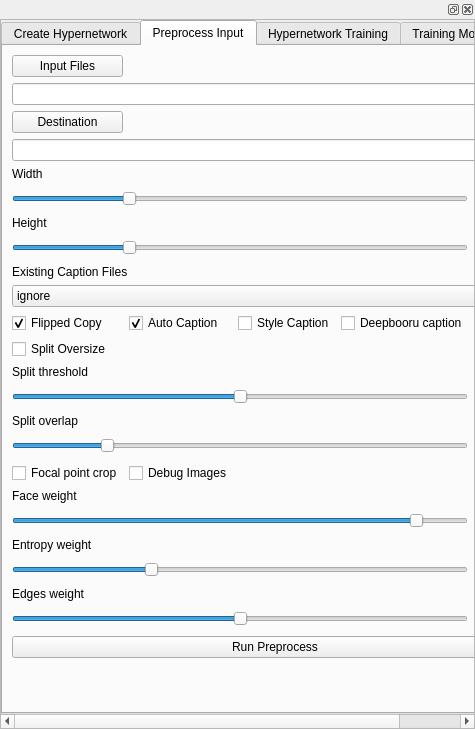
<?xml version="1.0" encoding="UTF-8"?>
<ui version="4.0">
 <class>Form</class>
 <widget class="QWidget" name="Form">
  <property name="geometry">
   <rect>
    <x>0</x>
    <y>0</y>
    <width>475</width>
    <height>729</height>
   </rect>
  </property>
  <property name="windowTitle">
   <string>Form</string>
  </property>
  <layout class="QVBoxLayout" name="verticalLayout">
   <property name="leftMargin">
    <number>0</number>
   </property>
   <property name="topMargin">
    <number>0</number>
   </property>
   <property name="rightMargin">
    <number>0</number>
   </property>
   <property name="bottomMargin">
    <number>0</number>
   </property>
   <item>
    <widget class="QDockWidget" name="dockWidget">
     <widget class="QWidget" name="dockWidgetContents">
      <layout class="QVBoxLayout" name="verticalLayout_2">
       <property name="leftMargin">
        <number>0</number>
       </property>
       <property name="topMargin">
        <number>0</number>
       </property>
       <property name="rightMargin">
        <number>0</number>
       </property>
       <property name="bottomMargin">
        <number>0</number>
       </property>
       <item>
        <widget class="QScrollArea" name="scrollArea">
         <property name="widgetResizable">
          <bool>true</bool>
         </property>
         <widget class="QWidget" name="scrollAreaWidgetContents">
          <property name="geometry">
           <rect>
            <x>0</x>
            <y>0</y>
            <width>538</width>
            <height>686</height>
           </rect>
          </property>
          <layout class="QVBoxLayout" name="verticalLayout_3">
           <property name="leftMargin">
            <number>0</number>
           </property>
           <property name="topMargin">
            <number>0</number>
           </property>
           <property name="rightMargin">
            <number>0</number>
           </property>
           <property name="bottomMargin">
            <number>0</number>
           </property>
           <item>
            <widget class="QTabWidget" name="tabWidget">
             <property name="currentIndex">
              <number>1</number>
             </property>
             <widget class="QWidget" name="tab">
              <attribute name="title">
               <string>Create Hypernetwork</string>
              </attribute>
              <layout class="QGridLayout" name="gridLayout_3">
               <item row="8" column="0">
                <widget class="QLabel" name="label_20">
                 <property name="text">
                  <string>Activation Function</string>
                 </property>
                </widget>
               </item>
               <item row="3" column="0">
                <widget class="QCheckBox" name="size_768">
                 <property name="text">
                  <string>768</string>
                 </property>
                 <property name="checked">
                  <bool>true</bool>
                 </property>
                </widget>
               </item>
               <item row="6" column="0" colspan="2">
                <widget class="QLineEdit" name="layer_structure">
                 <property name="text">
                  <string>1, 2, 1</string>
                 </property>
                </widget>
               </item>
               <item row="9" column="0" colspan="2">
                <widget class="QComboBox" name="activation_func"/>
               </item>
               <item row="5" column="0">
                <widget class="QLabel" name="label_19">
                 <property name="text">
                  <string>Layer Structure</string>
                 </property>
                </widget>
               </item>
               <item row="12" column="0">
                <widget class="QLabel" name="label_22">
                 <property name="text">
                  <string>Weight Init</string>
                 </property>
                </widget>
               </item>
               <item row="16" column="0">
                <spacer name="verticalSpacer_2">
                 <property name="orientation">
                  <enum>Qt::Vertical</enum>
                 </property>
                 <property name="sizeHint" stdset="0">
                  <size>
                   <width>20</width>
                   <height>40</height>
                  </size>
                 </property>
                </spacer>
               </item>
               <item row="4" column="0">
                <widget class="QCheckBox" name="size_320">
                 <property name="text">
                  <string>320</string>
                 </property>
                 <property name="checked">
                  <bool>true</bool>
                 </property>
                </widget>
               </item>
               <item row="0" column="1">
                <widget class="QCheckBox" name="overwrite_old">
                 <property name="text">
                  <string>Overwrite Existing</string>
                 </property>
                </widget>
               </item>
               <item row="4" column="1">
                <widget class="QCheckBox" name="size_640">
                 <property name="text">
                  <string>640</string>
                 </property>
                 <property name="checked">
                  <bool>true</bool>
                 </property>
                </widget>
               </item>
               <item row="13" column="0" colspan="2">
                <widget class="QComboBox" name="weight_init">
                 <item>
                  <property name="text">
                   <string>Normal</string>
                  </property>
                 </item>
                 <item>
                  <property name="text">
                   <string>KaimingUniform</string>
                  </property>
                 </item>
                 <item>
                  <property name="text">
                   <string>KaimingNormal</string>
                  </property>
                 </item>
                 <item>
                  <property name="text">
                   <string>XavierUniform</string>
                  </property>
                 </item>
                 <item>
                  <property name="text">
                   <string>XavierNormal</string>
                  </property>
                 </item>
                </widget>
               </item>
               <item row="2" column="0">
                <widget class="QLabel" name="label_21">
                 <property name="text">
                  <string>Enable Sizes</string>
                 </property>
                </widget>
               </item>
               <item row="1" column="0" colspan="2">
                <widget class="QLineEdit" name="name"/>
               </item>
               <item row="14" column="1">
                <widget class="QCheckBox" name="use_dropout">
                 <property name="text">
                  <string>Use dropout</string>
                 </property>
                </widget>
               </item>
               <item row="14" column="0">
                <widget class="QCheckBox" name="add_layer_norm">
                 <property name="text">
                  <string>Add layer normalization</string>
                 </property>
                </widget>
               </item>
               <item row="0" column="0">
                <widget class="QLabel" name="label_18">
                 <property name="text">
                  <string>Name</string>
                 </property>
                </widget>
               </item>
               <item row="3" column="1">
                <widget class="QCheckBox" name="size_1280">
                 <property name="text">
                  <string>1280</string>
                 </property>
                 <property name="checked">
                  <bool>true</bool>
                 </property>
                </widget>
               </item>
               <item row="15" column="0">
                <widget class="QPushButton" name="create_network">
                 <property name="text">
                  <string>Create Hypernetwork</string>
                 </property>
                </widget>
               </item>
              </layout>
             </widget>
             <widget class="QWidget" name="tab_3">
              <attribute name="title">
               <string>Preprocess Input</string>
              </attribute>
              <layout class="QGridLayout" name="gridLayout_5">
               <item row="12" column="3">
                <widget class="QCheckBox" name="process_caption_deepbooru">
                 <property name="text">
                  <string>Deepbooru caption</string>
                 </property>
                </widget>
               </item>
               <item row="24" column="0" colspan="4">
                <widget class="QSlider" name="process_focal_crop_edges_weight">
                 <property name="maximum">
                  <number>10</number>
                 </property>
                 <property name="pageStep">
                  <number>1</number>
                 </property>
                 <property name="value">
                  <number>5</number>
                 </property>
                 <property name="orientation">
                  <enum>Qt::Horizontal</enum>
                 </property>
                </widget>
               </item>
               <item row="15" column="0" colspan="4">
                <widget class="QSlider" name="split_threshold">
                 <property name="maximum">
                  <number>100</number>
                 </property>
                 <property name="singleStep">
                  <number>5</number>
                 </property>
                 <property name="pageStep">
                  <number>5</number>
                 </property>
                 <property name="value">
                  <number>50</number>
                 </property>
                 <property name="orientation">
                  <enum>Qt::Horizontal</enum>
                 </property>
                </widget>
               </item>
               <item row="14" column="0">
                <widget class="QLabel" name="label_27">
                 <property name="text">
                  <string>Split threshold</string>
                 </property>
                </widget>
               </item>
               <item row="19" column="0">
                <widget class="QLabel" name="label_29">
                 <property name="text">
                  <string>Face weight</string>
                 </property>
                </widget>
               </item>
               <item row="18" column="0">
                <widget class="QCheckBox" name="process_focal_crop">
                 <property name="text">
                  <string>Focal point crop</string>
                 </property>
                </widget>
               </item>
               <item row="6" column="4">
                <widget class="QLCDNumber" name="process_widthNumber">
                 <property name="intValue" stdset="0">
                  <number>512</number>
                 </property>
                </widget>
               </item>
               <item row="20" column="0" colspan="4">
                <widget class="QSlider" name="process_focal_crop_face_weight">
                 <property name="maximum">
                  <number>10</number>
                 </property>
                 <property name="pageStep">
                  <number>1</number>
                 </property>
                 <property name="value">
                  <number>9</number>
                 </property>
                 <property name="orientation">
                  <enum>Qt::Horizontal</enum>
                 </property>
                </widget>
               </item>
               <item row="15" column="4">
                <widget class="QLCDNumber" name="split_thresholdNumber">
                 <property name="value" stdset="0">
                  <double>1.000000000000000</double>
                 </property>
                 <property name="intValue" stdset="0">
                  <number>1</number>
                 </property>
                </widget>
               </item>
               <item row="24" column="4">
                <widget class="QLCDNumber" name="process_focal_crop_edges_weightNumber">
                 <property name="value" stdset="0">
                  <double>0.500000000000000</double>
                 </property>
                </widget>
               </item>
               <item row="25" column="0" colspan="5">
                <widget class="QPushButton" name="runPreprocess">
                 <property name="text">
                  <string>Run Preprocess</string>
                 </property>
                </widget>
               </item>
               <item row="10" column="0" colspan="5">
                <widget class="QComboBox" name="preprocess_txt_action">
                 <item>
                  <property name="text">
                   <string>ignore</string>
                  </property>
                 </item>
                 <item>
                  <property name="text">
                   <string>copy</string>
                  </property>
                 </item>
                 <item>
                  <property name="text">
                   <string>prepend</string>
                  </property>
                 </item>
                 <item>
                  <property name="text">
                   <string>append</string>
                  </property>
                 </item>
                </widget>
               </item>
               <item row="26" column="0">
                <spacer name="verticalSpacer_5">
                 <property name="orientation">
                  <enum>Qt::Vertical</enum>
                 </property>
                 <property name="sizeHint" stdset="0">
                  <size>
                   <width>20</width>
                   <height>40</height>
                  </size>
                 </property>
                </spacer>
               </item>
               <item row="12" column="1">
                <widget class="QCheckBox" name="process_caption">
                 <property name="text">
                  <string>Auto Caption</string>
                 </property>
                 <property name="checked">
                  <bool>true</bool>
                 </property>
                </widget>
               </item>
               <item row="21" column="0">
                <widget class="QLabel" name="label_30">
                 <property name="text">
                  <string>Entropy weight</string>
                 </property>
                </widget>
               </item>
               <item row="6" column="0" colspan="4">
                <widget class="QSlider" name="process_width">
                 <property name="maximum">
                  <number>2048</number>
                 </property>
                 <property name="singleStep">
                  <number>64</number>
                 </property>
                 <property name="pageStep">
                  <number>64</number>
                 </property>
                 <property name="value">
                  <number>512</number>
                 </property>
                 <property name="orientation">
                  <enum>Qt::Horizontal</enum>
                 </property>
                </widget>
               </item>
               <item row="5" column="0">
                <widget class="QLabel" name="label_24">
                 <property name="text">
                  <string>Width</string>
                 </property>
                </widget>
               </item>
               <item row="9" column="0" colspan="4">
                <widget class="QLabel" name="label_26">
                 <property name="text">
                  <string>Existing Caption Files</string>
                 </property>
                </widget>
               </item>
               <item row="4" column="0" colspan="5">
                <widget class="QLineEdit" name="process_dst"/>
               </item>
               <item row="3" column="0">
                <widget class="QPushButton" name="procerss_destination_folder">
                 <property name="text">
                  <string>Destination</string>
                 </property>
                </widget>
               </item>
               <item row="23" column="0">
                <widget class="QLabel" name="label_31">
                 <property name="text">
                  <string>Edges weight</string>
                 </property>
                </widget>
               </item>
               <item row="8" column="4">
                <widget class="QLCDNumber" name="process_heightNumber">
                 <property name="intValue" stdset="0">
                  <number>512</number>
                 </property>
                </widget>
               </item>
               <item row="0" column="0">
                <widget class="QPushButton" name="process_input_files">
                 <property name="text">
                  <string>Input Files</string>
                 </property>
                </widget>
               </item>
               <item row="22" column="0" colspan="4">
                <widget class="QSlider" name="process_focal_crop_entropy_weight">
                 <property name="maximum">
                  <number>10</number>
                 </property>
                 <property name="pageStep">
                  <number>1</number>
                 </property>
                 <property name="value">
                  <number>3</number>
                 </property>
                 <property name="orientation">
                  <enum>Qt::Horizontal</enum>
                 </property>
                </widget>
               </item>
               <item row="16" column="0">
                <widget class="QLabel" name="label_28">
                 <property name="text">
                  <string>Split overlap</string>
                 </property>
                </widget>
               </item>
               <item row="18" column="1">
                <widget class="QCheckBox" name="process_focal_crop_debug">
                 <property name="text">
                  <string>Debug Images</string>
                 </property>
                </widget>
               </item>
               <item row="7" column="0">
                <widget class="QLabel" name="label_25">
                 <property name="text">
                  <string>Height</string>
                 </property>
                </widget>
               </item>
               <item row="20" column="4">
                <widget class="QLCDNumber" name="process_focal_crop_face_weightNumber">
                 <property name="value" stdset="0">
                  <double>0.900000000000000</double>
                 </property>
                </widget>
               </item>
               <item row="8" column="0" colspan="4">
                <widget class="QSlider" name="process_height">
                 <property name="maximum">
                  <number>2048</number>
                 </property>
                 <property name="singleStep">
                  <number>64</number>
                 </property>
                 <property name="pageStep">
                  <number>64</number>
                 </property>
                 <property name="value">
                  <number>512</number>
                 </property>
                 <property name="orientation">
                  <enum>Qt::Horizontal</enum>
                 </property>
                </widget>
               </item>
               <item row="13" column="0">
                <widget class="QCheckBox" name="process_split">
                 <property name="text">
                  <string>Split Oversize</string>
                 </property>
                </widget>
               </item>
               <item row="2" column="0" colspan="5">
                <widget class="QLineEdit" name="process_src"/>
               </item>
               <item row="12" column="0">
                <widget class="QCheckBox" name="process_flip">
                 <property name="text">
                  <string>Flipped Copy</string>
                 </property>
                 <property name="checked">
                  <bool>true</bool>
                 </property>
                </widget>
               </item>
               <item row="17" column="4">
                <widget class="QLCDNumber" name="overlap_ratioNumber">
                 <property name="value" stdset="0">
                  <double>0.200000000000000</double>
                 </property>
                </widget>
               </item>
               <item row="17" column="0" colspan="4">
                <widget class="QSlider" name="overlap_ratio">
                 <property name="maximum">
                  <number>100</number>
                 </property>
                 <property name="singleStep">
                  <number>5</number>
                 </property>
                 <property name="pageStep">
                  <number>5</number>
                 </property>
                 <property name="value">
                  <number>20</number>
                 </property>
                 <property name="orientation">
                  <enum>Qt::Horizontal</enum>
                 </property>
                </widget>
               </item>
               <item row="22" column="4">
                <widget class="QLCDNumber" name="process_focal_crop_entropy_weightNumber">
                 <property name="value" stdset="0">
                  <double>0.300000000000000</double>
                 </property>
                </widget>
               </item>
               <item row="12" column="2">
                <widget class="QCheckBox" name="style_caption">
                 <property name="text">
                  <string>Style Caption</string>
                 </property>
                </widget>
               </item>
              </layout>
             </widget>
             <widget class="QWidget" name="Hypernetwork">
              <attribute name="title">
               <string>Hypernetwork Training</string>
              </attribute>
              <layout class="QGridLayout" name="gridLayout">
               <item row="15" column="0">
                <widget class="QLabel" name="label_9">
                 <property name="text">
                  <string>Training Height</string>
                 </property>
                </widget>
               </item>
               <item row="17" column="0">
                <widget class="QLabel" name="label_2">
                 <property name="text">
                  <string>Steps</string>
                 </property>
                </widget>
               </item>
               <item row="2" column="0">
                <widget class="QLabel" name="label">
                 <property name="text">
                  <string>Hypernetwork Name</string>
                 </property>
                </widget>
               </item>
               <item row="21" column="0">
                <widget class="QLabel" name="label_4">
                 <property name="text">
                  <string>Save Network any n Step</string>
                 </property>
                </widget>
               </item>
               <item row="12" column="0">
                <widget class="QLineEdit" name="template_file">
                 <property name="text">
                  <string>data/hyper/templates/hypernetwork.txt</string>
                 </property>
                </widget>
               </item>
               <item row="3" column="0">
                <widget class="QComboBox" name="hypernetwork_list"/>
               </item>
               <item row="14" column="2">
                <widget class="QLCDNumber" name="training_widthNumber">
                 <property name="intValue" stdset="0">
                  <number>512</number>
                 </property>
                </widget>
               </item>
               <item row="16" column="2">
                <widget class="QLCDNumber" name="training_heightNumber">
                 <property name="intValue" stdset="0">
                  <number>512</number>
                 </property>
                </widget>
               </item>
               <item row="14" column="0">
                <widget class="QSlider" name="training_width">
                 <property name="maximum">
                  <number>2048</number>
                 </property>
                 <property name="singleStep">
                  <number>64</number>
                 </property>
                 <property name="pageStep">
                  <number>64</number>
                 </property>
                 <property name="value">
                  <number>512</number>
                 </property>
                 <property name="orientation">
                  <enum>Qt::Horizontal</enum>
                 </property>
                </widget>
               </item>
               <item row="10" column="0">
                <widget class="QLineEdit" name="log_directory">
                 <property name="text">
                  <string>data/hyper/output</string>
                 </property>
                </widget>
               </item>
               <item row="20" column="0">
                <widget class="QSlider" name="create_image_every">
                 <property name="maximum">
                  <number>5000</number>
                 </property>
                 <property name="singleStep">
                  <number>10</number>
                 </property>
                 <property name="value">
                  <number>500</number>
                 </property>
                 <property name="orientation">
                  <enum>Qt::Horizontal</enum>
                 </property>
                </widget>
               </item>
               <item row="22" column="0">
                <widget class="QSlider" name="save_hypernetwork_every">
                 <property name="maximum">
                  <number>5000</number>
                 </property>
                 <property name="singleStep">
                  <number>10</number>
                 </property>
                 <property name="value">
                  <number>500</number>
                 </property>
                 <property name="orientation">
                  <enum>Qt::Horizontal</enum>
                 </property>
                </widget>
               </item>
               <item row="9" column="0">
                <widget class="QPushButton" name="logsFolder">
                 <property name="text">
                  <string>Select Logs Folder</string>
                 </property>
                </widget>
               </item>
               <item row="18" column="0">
                <widget class="QSlider" name="steps">
                 <property name="maximum">
                  <number>100000</number>
                 </property>
                 <property name="singleStep">
                  <number>1</number>
                 </property>
                 <property name="pageStep">
                  <number>100</number>
                 </property>
                 <property name="value">
                  <number>20000</number>
                 </property>
                 <property name="orientation">
                  <enum>Qt::Horizontal</enum>
                 </property>
                </widget>
               </item>
               <item row="29" column="0">
                <spacer name="verticalSpacer">
                 <property name="orientation">
                  <enum>Qt::Vertical</enum>
                 </property>
                 <property name="sizeHint" stdset="0">
                  <size>
                   <width>20</width>
                   <height>40</height>
                  </size>
                 </property>
                </spacer>
               </item>
               <item row="18" column="2">
                <widget class="QLCDNumber" name="stepsNumber">
                 <property name="digitCount">
                  <number>6</number>
                 </property>
                 <property name="intValue" stdset="0">
                  <number>20000</number>
                 </property>
                </widget>
               </item>
               <item row="25" column="0" colspan="3">
                <widget class="Line" name="line">
                 <property name="orientation">
                  <enum>Qt::Horizontal</enum>
                 </property>
                </widget>
               </item>
               <item row="1" column="0">
                <widget class="QComboBox" name="ckpt_list"/>
               </item>
               <item row="8" column="0">
                <widget class="QLineEdit" name="data_root">
                 <property name="text">
                  <string>data/input/images</string>
                 </property>
                </widget>
               </item>
               <item row="20" column="2">
                <widget class="QLCDNumber" name="create_image_everyNumber">
                 <property name="intValue" stdset="0">
                  <number>500</number>
                 </property>
                </widget>
               </item>
               <item row="5" column="0">
                <widget class="QLineEdit" name="learn_rate">
                 <property name="text">
                  <string>5e-5:100, 5e-6:1500, 5e-7:10000, 5e-8:20000</string>
                 </property>
                </widget>
               </item>
               <item row="7" column="0">
                <widget class="QPushButton" name="pathInputImages">
                 <property name="text">
                  <string>Select path to input Images</string>
                 </property>
                </widget>
               </item>
               <item row="11" column="0">
                <widget class="QPushButton" name="promptTemplateFile">
                 <property name="text">
                  <string>Select Prompt template File</string>
                 </property>
                </widget>
               </item>
               <item row="5" column="2">
                <widget class="QSpinBox" name="batch_size">
                 <property name="maximum">
                  <number>10</number>
                 </property>
                 <property name="value">
                  <number>1</number>
                 </property>
                </widget>
               </item>
               <item row="19" column="0">
                <widget class="QLabel" name="label_3">
                 <property name="text">
                  <string>Save Image any n Step</string>
                 </property>
                </widget>
               </item>
               <item row="26" column="0">
                <widget class="QPushButton" name="train_hypernetwork">
                 <property name="text">
                  <string>Start Training</string>
                 </property>
                </widget>
               </item>
               <item row="4" column="2">
                <widget class="QLabel" name="label_7">
                 <property name="text">
                  <string>Batch Size</string>
                 </property>
                </widget>
               </item>
               <item row="16" column="0">
                <widget class="QSlider" name="training_height">
                 <property name="maximum">
                  <number>2048</number>
                 </property>
                 <property name="singleStep">
                  <number>64</number>
                 </property>
                 <property name="pageStep">
                  <number>64</number>
                 </property>
                 <property name="value">
                  <number>512</number>
                 </property>
                 <property name="orientation">
                  <enum>Qt::Horizontal</enum>
                 </property>
                </widget>
               </item>
               <item row="26" column="2">
                <widget class="QPushButton" name="Stop">
                 <property name="text">
                  <string>Stop Training</string>
                 </property>
                </widget>
               </item>
               <item row="4" column="0">
                <widget class="QLabel" name="label_6">
                 <property name="text">
                  <string>Learn Rate</string>
                 </property>
                </widget>
               </item>
               <item row="22" column="2">
                <widget class="QLCDNumber" name="save_hypernetwork_everyNumber">
                 <property name="intValue" stdset="0">
                  <number>500</number>
                 </property>
                </widget>
               </item>
               <item row="13" column="0">
                <widget class="QLabel" name="label_8">
                 <property name="text">
                  <string>Training width</string>
                 </property>
                </widget>
               </item>
               <item row="0" column="0">
                <widget class="QLabel" name="label_23">
                 <property name="text">
                  <string>CKPT to train on</string>
                 </property>
                </widget>
               </item>
              </layout>
             </widget>
             <widget class="QWidget" name="tab_2">
              <attribute name="title">
               <string>Training Monitor</string>
              </attribute>
              <layout class="QGridLayout" name="gridLayout_4">
               <item row="0" column="1">
                <widget class="QLCDNumber" name="lcdNumber"/>
               </item>
               <item row="0" column="0">
                <widget class="QLabel" name="label_5">
                 <property name="text">
                  <string>TextLabel</string>
                 </property>
                </widget>
               </item>
               <item row="1" column="0">
                <spacer name="verticalSpacer_4">
                 <property name="orientation">
                  <enum>Qt::Vertical</enum>
                 </property>
                 <property name="sizeHint" stdset="0">
                  <size>
                   <width>20</width>
                   <height>40</height>
                  </size>
                 </property>
                </spacer>
               </item>
              </layout>
             </widget>
             <widget class="QWidget" name="PreviewSamples">
              <attribute name="title">
               <string>Preview</string>
              </attribute>
              <layout class="QGridLayout" name="gridLayout_2">
               <item row="4" column="0">
                <widget class="QSlider" name="preview_height">
                 <property name="maximum">
                  <number>2048</number>
                 </property>
                 <property name="singleStep">
                  <number>64</number>
                 </property>
                 <property name="pageStep">
                  <number>64</number>
                 </property>
                 <property name="value">
                  <number>512</number>
                 </property>
                 <property name="orientation">
                  <enum>Qt::Horizontal</enum>
                 </property>
                </widget>
               </item>
               <item row="12" column="0">
                <widget class="QComboBox" name="preview_sampler_index"/>
               </item>
               <item row="2" column="0">
                <widget class="QSlider" name="preview_width">
                 <property name="maximum">
                  <number>2048</number>
                 </property>
                 <property name="singleStep">
                  <number>64</number>
                 </property>
                 <property name="pageStep">
                  <number>64</number>
                 </property>
                 <property name="value">
                  <number>512</number>
                 </property>
                 <property name="orientation">
                  <enum>Qt::Horizontal</enum>
                 </property>
                </widget>
               </item>
               <item row="1" column="0">
                <widget class="QLabel" name="label_16">
                 <property name="text">
                  <string>Width</string>
                 </property>
                </widget>
               </item>
               <item row="9" column="0">
                <widget class="QLabel" name="label_10">
                 <property name="text">
                  <string>Steps</string>
                 </property>
                </widget>
               </item>
               <item row="6" column="0" colspan="2">
                <widget class="QTextEdit" name="preview_prompt"/>
               </item>
               <item row="11" column="0">
                <widget class="QLabel" name="label_13">
                 <property name="text">
                  <string>Sampler</string>
                 </property>
                </widget>
               </item>
               <item row="8" column="0" colspan="2">
                <widget class="QTextEdit" name="preview_negative_prompt"/>
               </item>
               <item row="14" column="1">
                <widget class="QLCDNumber" name="lcdNumber_6"/>
               </item>
               <item row="4" column="1">
                <widget class="QLCDNumber" name="preview_heightNumber">
                 <property name="intValue" stdset="0">
                  <number>512</number>
                 </property>
                </widget>
               </item>
               <item row="7" column="0">
                <widget class="QLabel" name="label_11">
                 <property name="text">
                  <string>Negative Prompt</string>
                 </property>
                </widget>
               </item>
               <item row="10" column="1">
                <widget class="QLCDNumber" name="preview_stepsNumber">
                 <property name="intValue" stdset="0">
                  <number>50</number>
                 </property>
                </widget>
               </item>
               <item row="13" column="0">
                <widget class="QLabel" name="label_14">
                 <property name="text">
                  <string>Scale</string>
                 </property>
                </widget>
               </item>
               <item row="14" column="0">
                <widget class="QSlider" name="preview_cfg_scale">
                 <property name="maximum">
                  <number>300</number>
                 </property>
                 <property name="value">
                  <number>75</number>
                 </property>
                 <property name="orientation">
                  <enum>Qt::Horizontal</enum>
                 </property>
                </widget>
               </item>
               <item row="10" column="0">
                <widget class="QSlider" name="preview_steps">
                 <property name="maximum">
                  <number>500</number>
                 </property>
                 <property name="value">
                  <number>50</number>
                 </property>
                 <property name="orientation">
                  <enum>Qt::Horizontal</enum>
                 </property>
                </widget>
               </item>
               <item row="15" column="0">
                <widget class="QLabel" name="label_15">
                 <property name="text">
                  <string>Seed</string>
                 </property>
                </widget>
               </item>
               <item row="3" column="0">
                <widget class="QLabel" name="label_17">
                 <property name="text">
                  <string>Height</string>
                 </property>
                </widget>
               </item>
               <item row="5" column="0">
                <widget class="QLabel" name="label_12">
                 <property name="text">
                  <string>Prompt</string>
                 </property>
                </widget>
               </item>
               <item row="2" column="1">
                <widget class="QLCDNumber" name="preview_widthNumber">
                 <property name="intValue" stdset="0">
                  <number>512</number>
                 </property>
                </widget>
               </item>
               <item row="0" column="0">
                <widget class="QCheckBox" name="preview_from_txt2img">
                 <property name="text">
                  <string>Preview from Text 2 Image Settings</string>
                 </property>
                 <property name="checked">
                  <bool>true</bool>
                 </property>
                </widget>
               </item>
               <item row="16" column="0">
                <widget class="QLineEdit" name="preview_seed">
                 <property name="text">
                  <string>-1</string>
                 </property>
                </widget>
               </item>
               <item row="17" column="0">
                <spacer name="verticalSpacer_3">
                 <property name="orientation">
                  <enum>Qt::Vertical</enum>
                 </property>
                 <property name="sizeHint" stdset="0">
                  <size>
                   <width>20</width>
                   <height>40</height>
                  </size>
                 </property>
                </spacer>
               </item>
              </layout>
             </widget>
            </widget>
           </item>
          </layout>
         </widget>
        </widget>
       </item>
      </layout>
     </widget>
    </widget>
   </item>
  </layout>
 </widget>
 <resources/>
 <connections>
  <connection>
   <sender>training_width</sender>
   <signal>valueChanged(int)</signal>
   <receiver>training_widthNumber</receiver>
   <slot>display(int)</slot>
   <hints>
    <hint type="sourcelabel">
     <x>147</x>
     <y>307</y>
    </hint>
    <hint type="destinationlabel">
     <x>340</x>
     <y>308</y>
    </hint>
   </hints>
  </connection>
  <connection>
   <sender>training_height</sender>
   <signal>valueChanged(int)</signal>
   <receiver>training_heightNumber</receiver>
   <slot>display(int)</slot>
   <hints>
    <hint type="sourcelabel">
     <x>147</x>
     <y>358</y>
    </hint>
    <hint type="destinationlabel">
     <x>340</x>
     <y>359</y>
    </hint>
   </hints>
  </connection>
  <connection>
   <sender>steps</sender>
   <signal>valueChanged(int)</signal>
   <receiver>stepsNumber</receiver>
   <slot>display(int)</slot>
   <hints>
    <hint type="sourcelabel">
     <x>147</x>
     <y>409</y>
    </hint>
    <hint type="destinationlabel">
     <x>340</x>
     <y>410</y>
    </hint>
   </hints>
  </connection>
  <connection>
   <sender>save_hypernetwork_every</sender>
   <signal>valueChanged(int)</signal>
   <receiver>save_hypernetwork_everyNumber</receiver>
   <slot>display(int)</slot>
   <hints>
    <hint type="sourcelabel">
     <x>147</x>
     <y>511</y>
    </hint>
    <hint type="destinationlabel">
     <x>340</x>
     <y>512</y>
    </hint>
   </hints>
  </connection>
  <connection>
   <sender>preview_width</sender>
   <signal>valueChanged(int)</signal>
   <receiver>preview_stepsNumber</receiver>
   <slot>display(int)</slot>
   <hints>
    <hint type="sourcelabel">
     <x>163</x>
     <y>117</y>
    </hint>
    <hint type="destinationlabel">
     <x>353</x>
     <y>552</y>
    </hint>
   </hints>
  </connection>
  <connection>
   <sender>preview_steps</sender>
   <signal>valueChanged(int)</signal>
   <receiver>preview_stepsNumber</receiver>
   <slot>display(int)</slot>
   <hints>
    <hint type="sourcelabel">
     <x>163</x>
     <y>551</y>
    </hint>
    <hint type="destinationlabel">
     <x>353</x>
     <y>552</y>
    </hint>
   </hints>
  </connection>
  <connection>
   <sender>preview_height</sender>
   <signal>valueChanged(int)</signal>
   <receiver>preview_heightNumber</receiver>
   <slot>display(int)</slot>
   <hints>
    <hint type="sourcelabel">
     <x>163</x>
     <y>168</y>
    </hint>
    <hint type="destinationlabel">
     <x>353</x>
     <y>169</y>
    </hint>
   </hints>
  </connection>
  <connection>
   <sender>create_image_every</sender>
   <signal>valueChanged(int)</signal>
   <receiver>create_image_everyNumber</receiver>
   <slot>display(int)</slot>
   <hints>
    <hint type="sourcelabel">
     <x>147</x>
     <y>460</y>
    </hint>
    <hint type="destinationlabel">
     <x>340</x>
     <y>461</y>
    </hint>
   </hints>
  </connection>
  <connection>
   <sender>process_height</sender>
   <signal>valueChanged(int)</signal>
   <receiver>preview_heightNumber</receiver>
   <slot>display(int)</slot>
   <hints>
    <hint type="sourcelabel">
     <x>184</x>
     <y>258</y>
    </hint>
    <hint type="destinationlabel">
     <x>428</x>
     <y>169</y>
    </hint>
   </hints>
  </connection>
  <connection>
   <sender>process_width</sender>
   <signal>valueChanged(int)</signal>
   <receiver>preview_widthNumber</receiver>
   <slot>display(int)</slot>
   <hints>
    <hint type="sourcelabel">
     <x>184</x>
     <y>207</y>
    </hint>
    <hint type="destinationlabel">
     <x>428</x>
     <y>118</y>
    </hint>
   </hints>
  </connection>
 </connections>
</ui>
